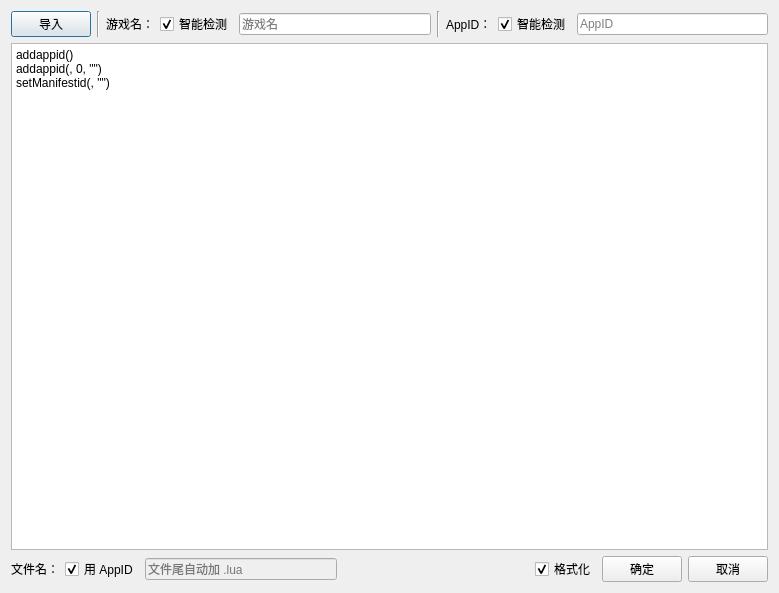
<?xml version="1.0" encoding="UTF-8"?>
<ui version="4.0">
 <class>AddLuaFileDialog</class>
 <widget class="QDialog" name="AddLuaFileDialog">
  <property name="geometry">
   <rect>
    <x>0</x>
    <y>0</y>
    <width>779</width>
    <height>593</height>
   </rect>
  </property>
  <property name="acceptDrops">
   <bool>true</bool>
  </property>
  <property name="windowTitle">
   <string>添加 Lua 文件</string>
  </property>
  <layout class="QVBoxLayout" name="verticalLayout">
   <item>
    <layout class="QHBoxLayout" name="horizontalLayout">
     <item>
      <widget class="QPushButton" name="importButton">
       <property name="text">
        <string>导入</string>
       </property>
      </widget>
     </item>
     <item>
      <widget class="Line" name="line">
       <property name="frameShadow">
        <enum>QFrame::Shadow::Sunken</enum>
       </property>
       <property name="orientation">
        <enum>Qt::Orientation::Vertical</enum>
       </property>
      </widget>
     </item>
     <item>
      <widget class="QLabel" name="label_2">
       <property name="text">
        <string>游戏名：</string>
       </property>
      </widget>
     </item>
     <item>
      <widget class="QCheckBox" name="chk_AutoName">
       <property name="text">
        <string>智能检测</string>
       </property>
       <property name="checked">
        <bool>true</bool>
       </property>
      </widget>
     </item>
     <item>
      <widget class="QLineEdit" name="le_Name">
       <property name="sizeIncrement">
        <size>
         <width>0</width>
         <height>0</height>
        </size>
       </property>
       <property name="acceptDrops">
        <bool>false</bool>
       </property>
       <property name="placeholderText">
        <string>游戏名</string>
       </property>
      </widget>
     </item>
     <item>
      <widget class="Line" name="line_2">
       <property name="frameShadow">
        <enum>QFrame::Shadow::Sunken</enum>
       </property>
       <property name="orientation">
        <enum>Qt::Orientation::Vertical</enum>
       </property>
      </widget>
     </item>
     <item>
      <widget class="QLabel" name="label_3">
       <property name="text">
        <string>AppID：</string>
       </property>
      </widget>
     </item>
     <item>
      <widget class="QCheckBox" name="chk_AutoAppid">
       <property name="text">
        <string>智能检测</string>
       </property>
       <property name="checked">
        <bool>true</bool>
       </property>
      </widget>
     </item>
     <item>
      <widget class="QLineEdit" name="le_Appid">
       <property name="enabled">
        <bool>true</bool>
       </property>
       <property name="acceptDrops">
        <bool>false</bool>
       </property>
       <property name="placeholderText">
        <string>AppID</string>
       </property>
      </widget>
     </item>
    </layout>
   </item>
   <item>
    <widget class="QPlainTextEdit" name="txt_Content">
     <property name="acceptDrops">
      <bool>false</bool>
     </property>
     <property name="plainText">
      <string>addappid()
addappid(, 0, &quot;&quot;)
setManifestid(, &quot;&quot;)</string>
     </property>
    </widget>
   </item>
   <item>
    <layout class="QHBoxLayout" name="horizontalLayout_2">
     <item>
      <widget class="QLabel" name="label">
       <property name="sizePolicy">
        <sizepolicy hsizetype="Fixed" vsizetype="Preferred">
         <horstretch>0</horstretch>
         <verstretch>0</verstretch>
        </sizepolicy>
       </property>
       <property name="text">
        <string>文件名：</string>
       </property>
      </widget>
     </item>
     <item>
      <widget class="QCheckBox" name="chk_AutoFileName">
       <property name="text">
        <string>用 AppID</string>
       </property>
       <property name="checked">
        <bool>true</bool>
       </property>
      </widget>
     </item>
     <item>
      <widget class="QLineEdit" name="le_FileName">
       <property name="enabled">
        <bool>false</bool>
       </property>
       <property name="sizePolicy">
        <sizepolicy hsizetype="Expanding" vsizetype="Fixed">
         <horstretch>0</horstretch>
         <verstretch>0</verstretch>
        </sizepolicy>
       </property>
       <property name="acceptDrops">
        <bool>false</bool>
       </property>
       <property name="inputMask">
        <string/>
       </property>
       <property name="placeholderText">
        <string>文件尾自动加 .lua</string>
       </property>
      </widget>
     </item>
     <item>
      <spacer name="horizontalSpacer">
       <property name="orientation">
        <enum>Qt::Orientation::Horizontal</enum>
       </property>
       <property name="sizeHint" stdset="0">
        <size>
         <width>40</width>
         <height>20</height>
        </size>
       </property>
      </spacer>
     </item>
     <item>
      <widget class="QCheckBox" name="chk_ShouldFormat">
       <property name="text">
        <string>格式化</string>
       </property>
       <property name="checked">
        <bool>true</bool>
       </property>
      </widget>
     </item>
     <item>
      <widget class="QPushButton" name="OKButton">
       <property name="text">
        <string>确定</string>
       </property>
      </widget>
     </item>
     <item>
      <widget class="QPushButton" name="CancelButton">
       <property name="text">
        <string>取消</string>
       </property>
      </widget>
     </item>
    </layout>
   </item>
  </layout>
 </widget>
 <resources/>
 <connections>
  <connection>
   <sender>chk_AutoFileName</sender>
   <signal>toggled(bool)</signal>
   <receiver>le_FileName</receiver>
   <slot>setDisabled(bool)</slot>
   <hints>
    <hint type="sourcelabel">
     <x>137</x>
     <y>578</y>
    </hint>
    <hint type="destinationlabel">
     <x>144</x>
     <y>578</y>
    </hint>
   </hints>
  </connection>
 </connections>
</ui>
